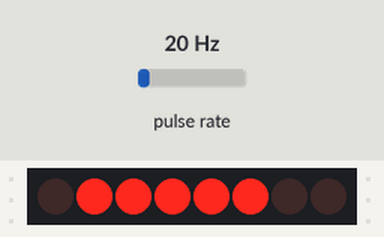
Recording of a sketch running on a simulated ESP8266 (NodeMCU). Shown: 8 shift-register outputs drawn as a row of LEDs (first output left, lit = HIGH). Wiring (inferred from the names in the program): pulse sensor: data D5; shift register (74HC595): data D2; shift clock D7; latch D8. Wiring (inferred from the signals the program sends): row of LEDs: on Q0, Q1, Q2, Q3, Q4, Q5, Q6, Q7. The inputs (shaded band) are chosen by the test bench; at power-on: pulse rate 20 Hz. What the sketch prints to the serial monitor is not drawn.

Above: at 1.2 s.
1.3 s: pulse rate (sensor on D5) set to 100 Hz
At 1.97 s:
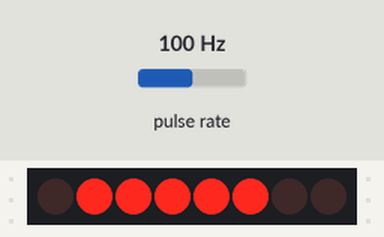
4.3 s: pulse rate (sensor on D5) set to 13 Hz
7.3 s: pulse rate (sensor on D5) set to 4 Hz
10.3 s: pulse rate (sensor on D5) set to 50 Hz
12.8 s: pulse rate (sensor on D5) set to 3 Hz
14.8 s: pulse rate (sensor on D5) set to 100 Hz
At 15.1 s:
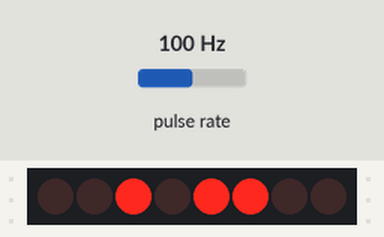
At 17.13 s:
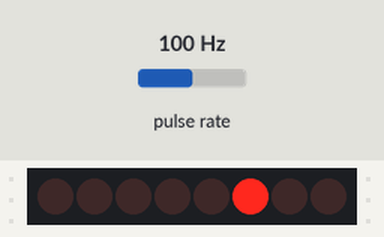
Timing chart, 0 to 29.1 s (numbered marks = the images above; inputs shaded):
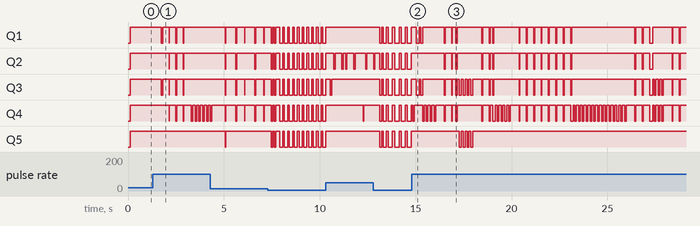

Measured:
- after the input at 1.3 s, Q1: alternates HIGH for 0.34 s and LOW for 0.04 s, 8 changes in all, then stays HIGH, starting after 0.44 s; Q2: alternates HIGH for 0.34 s and LOW for 0.04 s, 6 changes in all, then stays HIGH, starting after 0.84 s

The sketch:

holograma.ino
```cpp
#include <ESP8266WiFi.h>
#include <ESP8266WebServer.h>

// SENSOR HALL
#define HALL_PIN D5

// SHIFT REGISTER
#define DATA  D2
#define CLOCK D7
#define LATCH D8

// VARIABLES RPM
volatile unsigned long ultimaDeteccion = 0;
volatile unsigned long periodo = 0;     // en microsegundos

// RELOJ
int hours   = 12;
int minutes = 15;
int seconds = 0;
unsigned long lastSecondMillis = 0;

const int NUM_COLS = 120;

// SERVIDOR WEB
ESP8266WebServer server(80);
float rpm_global = 0.0f;

// MAPEO DIGITOS
int MAPEO[8] = {
  1, 2, 3, 4, 5, 6, 7, 0
};

const uint8_t digitFont[10][3] = {
  {0x1F, 0x11, 0x1F},
  {0x09, 0x1F, 0x01},
  {0x17, 0x15, 0x1D},
  {0x15, 0x15, 0x1F},
  {0x1C, 0x04, 0x1F},
  {0x1D, 0x15, 0x17},
  {0x1F, 0x15, 0x17},
  {0x10, 0x10, 0x1F},
  {0x1F, 0x15, 0x1F},
  {0x1D, 0x15, 0x1F}
};

const uint8_t colonFont = 0x0A; // DOS PUNTOS

// GIRO VERTICAL
uint8_t flipVertical5(uint8_t b) {
  uint8_t r = 0;
  if (b & 0x01) r |= 0x10;
  if (b & 0x02) r |= 0x08;
  if (b & 0x04) r |= 0x04;
  if (b & 0x08) r |= 0x02;
  if (b & 0x10) r |= 0x01;
  return r;
}

// ISR HALL
void IRAM_ATTR detectarIman() {
  unsigned long ahora = micros();
  unsigned long dt = ahora - ultimaDeteccion;

  if (dt > 5000) periodo = dt;

  ultimaDeteccion = ahora;
}

// SALIDA SHIFT
void sendByte(uint8_t b) {
  digitalWrite(LATCH, LOW);
  shiftOut(DATA, CLOCK, MSBFIRST, b);
  digitalWrite(LATCH, HIGH);
}

void apagarTodos() {
  sendByte(0);
}

//GENERAR COLUMNA
uint8_t mostrar8bits(uint16_t mask5bitsShifted) {
  uint8_t phys = 0;

  for (int fila = 0; fila < 8; fila++) {
    int bitFuente = fila + 5;
    if (mask5bitsShifted & (1 << bitFuente)) {
      phys |= (1 << MAPEO[fila]);
    }
  }

  sendByte(phys);
  return phys;
}

// DIBUJAR HORA COMPLETA
uint16_t getTimeColumnMask(int col, int h, int m, int s) {

  int d1 = (h / 10) % 10;
  int d2 = h % 10;
  int d3 = (m / 10) % 10;
  int d4 = m % 10;
  int d5 = (s / 10) % 10;
  int d6 = s % 10;

  struct GlyphSpan { int type; int width; };

  GlyphSpan glyphs[] = {
    { d1, 3 }, { -1, 1 },
    { d2, 3 }, { -1, 1 },
    { 10, 1 }, { -1, 1 },

    { d3, 3 }, { -1, 1 },
    { d4, 3 }, { -1, 1 },
    { 10, 1 }, { -1, 1 },

    { d5, 3 }, { -1, 1 },
    { d6, 3 }
  };

  int GLYPH_COUNT = sizeof(glyphs) / sizeof(GlyphSpan);

  int totalWidth = 0;
  for (int i = 0; i < GLYPH_COUNT; i++) totalWidth += glyphs[i].width;

  int textStart = (NUM_COLS - totalWidth) / 2;
  int textEnd   = textStart + totalWidth;

  if (col < textStart || col >= textEnd) return 0;

  int localCol = col - textStart;

  for (int i = 0; i < GLYPH_COUNT; i++) {
    if (localCol < glyphs[i].width) {

      if (glyphs[i].type == -1) return 0;

      uint8_t colPattern5bits = 0;

      if (glyphs[i].type == 10) {
        colPattern5bits = colonFont;
      }
      else if (glyphs[i].type >= 0) {
        colPattern5bits = digitFont[glyphs[i].type][localCol];
      }

      colPattern5bits = flipVertical5(colPattern5bits);

      return ((uint16_t)colPattern5bits) << 5;
    }

    localCol -= glyphs[i].width;
  }

  return 0;
}

// HTML PAGINA
String htmlPage(String mensaje = "") {

  String html =
  "<html><head>"
  "<meta name='viewport' content='width=device-width, initial-scale=1'>"
  "<style>"
  "body{font-family:Arial;background:#111;color:#eee;text-align:center;padding:20px;}"
  ".msg{background:#2a2;padding:10px;border-radius:10px;margin-bottom:15px;}"
  ".box{background:#222;padding:20px;border-radius:15px;display:inline-block;}"
  "input{font-size:20px;width:70px;padding:8px;margin:5px;border-radius:8px;border:none;text-align:center;}"
  "button{font-size:20px;padding:10px 25px;margin-top:10px;border:none;border-radius:10px;background:#4CAF50;color:white;}"
  "</style>"
  "</head><body>"
  "<h1>Configurar Hora</h1>";

  if (mensaje.length() > 0)
    html += "<div class='msg'>" + mensaje + "</div>";

  // hora dinámicamente actualizada por JS
  html += "<h2 id='hora'>Cargando hora...</h2>";

  html +=
  "<div class='box'>"
  "<form method='POST' action='/settime'>"
    "<input name='h' type='number' min='0' max='23' value='" + String(hours) + "'> : "
    "<input name='m' type='number' min='0' max='59' value='" + String(minutes) + "'> : "
    "<input name='s' type='number' min='0' max='59' value='" + String(seconds) + "'><br>"
    "<button type='submit'>Actualizar</button>"
  "</form>"
  "</div>"

  "<script>"
  "function actualizarHora(){"
  " fetch('/time')"
  "  .then(r=>r.json())"
  "  .then(t=>{"
  "    var hh=t.h.toString().padStart(2,'0');"
  "    var mm=t.m.toString().padStart(2,'0');"
  "    var ss=t.s.toString().padStart(2,'0');"
  "    document.getElementById('hora').innerText='Hora actual: '+hh+':'+mm+':'+ss;"
  "  });"
  "}"
  "setInterval(actualizarHora,1000);"
  "actualizarHora();"
  "</script>"

  "</body></html>";

  return html;
}

// MANEJADORES WEB
void handleRoot() {
  server.send(200, "text/html", htmlPage());
}

void handleSetTime() {
  if (server.hasArg("h")) hours   = server.arg("h").toInt();
  if (server.hasArg("m")) minutes = server.arg("m").toInt();
  if (server.hasArg("s")) seconds = server.arg("s").toInt();

  hours   = constrain(hours,   0, 23);
  minutes = constrain(minutes, 0, 59);
  seconds = constrain(seconds, 0, 59);

  server.send(200, "text/html", htmlPage("Hora actualizada correctamente"));
}

void handleGetTime() {
  String json = "{";
  json += "\"h\":" + String(hours) + ",";
  json += "\"m\":" + String(minutes) + ",";
  json += "\"s\":" + String(seconds);
  json += "}";
  server.send(200, "application/json", json);
}


// SETUP
void setup() {
  Serial.begin(115200);

  pinMode(HALL_PIN, INPUT_PULLUP);
  pinMode(DATA, OUTPUT);
  pinMode(CLOCK, OUTPUT);
  pinMode(LATCH, OUTPUT);

  apagarTodos();

  WiFi.mode(WIFI_AP);
  WiFi.softAP("RPM_Reloj", "12345678");

  Serial.println("AP listo!");
  Serial.println("http://192.168.4.1");

  attachInterrupt(digitalPinToInterrupt(HALL_PIN), detectarIman, FALLING);

  server.on("/", handleRoot);
  server.on("/settime", HTTP_POST, handleSetTime);
  server.on("/time", handleGetTime);
  server.begin();

  lastSecondMillis = millis();
}

// LOOP
void loop() {

  unsigned long nowMs = millis();
  if (nowMs - lastSecondMillis >= 1000) {
    lastSecondMillis += 1000;

    seconds++;
    if (seconds >= 60) { seconds = 0; minutes++; }
    if (minutes >= 60) { minutes = 0; hours++; }
    if (hours >= 24)   { hours = 0; }
  }

  unsigned long localPeriodo, localUltima;
  noInterrupts();
  localPeriodo = periodo;
  localUltima  = ultimaDeteccion;
  interrupts();

  if (localPeriodo == 0) {
    apagarTodos();
  } else {
    rpm_global = 60000000.0 / (float)localPeriodo;

    unsigned long nowUs = micros();
    unsigned long dt = nowUs - localUltima;
    if (dt >= localPeriodo) dt %= localPeriodo;

    float frac = (float)dt / (float)localPeriodo;
    int col = (int)(frac * NUM_COLS);
    if (col >= NUM_COLS) col = NUM_COLS - 1;

    uint16_t mask = getTimeColumnMask(col, hours, minutes, seconds);
    mostrar8bits(mask);
  }

  server.handleClient();
}
```
